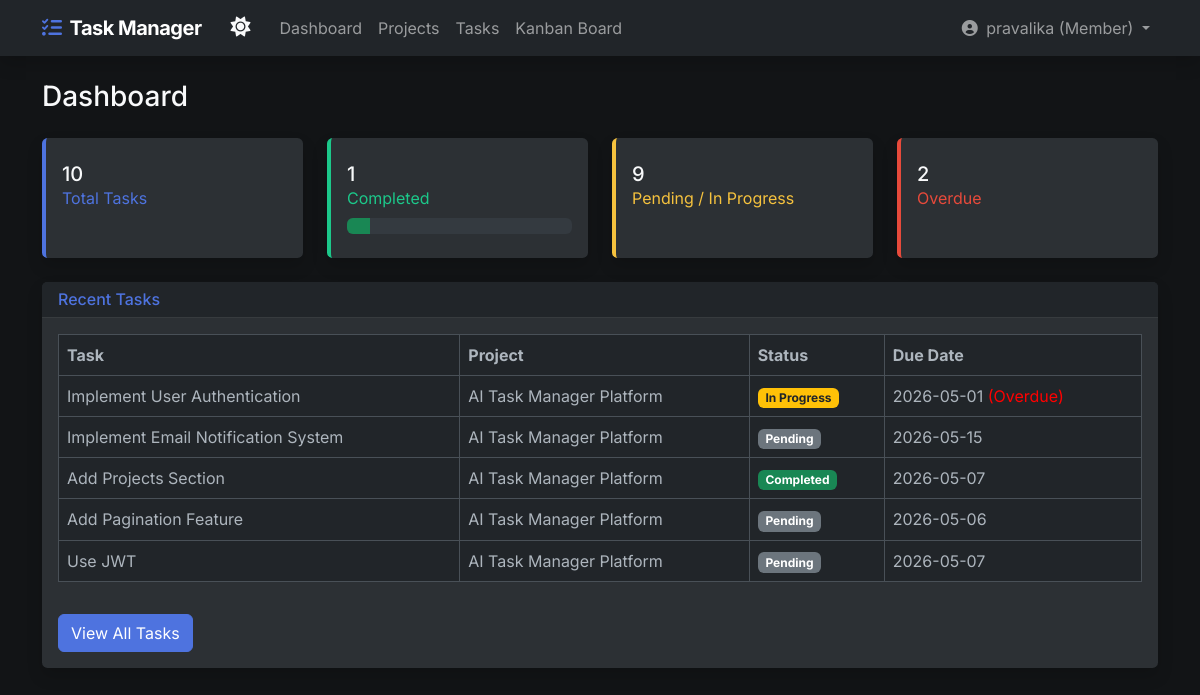
Page /dashboard (signed in) on the committed database.
### models.py (models this page shows, shortened)
class User(db.Model):
    id = db.Column(db.Integer, primary_key=True)
    username = db.Column(db.String(50), unique=True, nullable=False)
    email = db.Column(db.String(120), unique=True, nullable=False)
    password = db.Column(db.String(255), nullable=False)
    role = db.Column(db.String(20), nullable=False, default='Member') # Admin or Member
    tasks = db.relationship('Task', backref='assignee', lazy=True)
    projects = db.relationship('Project', secondary=project_members, back_populates='members')

class Task(db.Model):
    id = db.Column(db.Integer, primary_key=True)
    title = db.Column(db.String(100), nullable=False)
    description = db.Column(db.Text, nullable=True)
    due_date = db.Column(db.Date, nullable=False)
    status = db.Column(db.String(20), nullable=False, default='Pending') # Pending, In Progress, Completed
    project_id = db.Column(db.Integer, db.ForeignKey('project.id'), nullable=False)
    user_id = db.Column(db.Integer, db.ForeignKey('user.id'), nullable=True)

class Project(db.Model):
    id = db.Column(db.Integer, primary_key=True)
    name = db.Column(db.String(100), nullable=False)
    description = db.Column(db.Text, nullable=True)
    created_at = db.Column(db.DateTime, default=datetime.utcnow)
    admin_id = db.Column(db.Integer, db.ForeignKey('user.id'), nullable=False)
    tasks = db.relationship('Task', backref='project', lazy=True, cascade='all, delete-orphan')
    members = db.relationship('User', secondary=project_members, back_populates='projects')

### routes/dashboard.py (the view)
@dashboard_bp.route('/dashboard')
def dashboard():
    if not g.user:
        return redirect(url_for('auth.login'))
    if g.user.role == 'Admin':
        tasks = Task.query.all()
    else:
        tasks = Task.query.filter_by(user_id=g.user.id).all()
    total_tasks = len(tasks)
    completed_tasks = len([t for t in tasks if t.status == 'Completed'])
    pending_tasks = len([t for t in tasks if t.status in ['Pending', 'In Progress']])
    today = date.today()
    overdue_tasks = len([t for t in tasks if t.due_date < today and t.status != 'Completed'])
    progress = 0
    if total_tasks > 0:
        progress = int((completed_tasks / total_tasks) * 100)
    recent_tasks = tasks[:5] if tasks else []
    return render_template('dashboard.html',
        total=total_tasks, completed=completed_tasks,
        pending=pending_tasks, overdue=overdue_tasks,
        progress=progress, recent_tasks=recent_tasks, today=today)

### templates/dashboard.html
{% extends 'base.html' %}
{% block content %}
<div class="d-sm-flex align-items-center justify-content-between mb-4">
    <h1 class="h3 mb-0 text-gray-800">Dashboard</h1>
</div>
<div class="row">
    <div class="col-xl-3 col-md-6 mb-4">
        <div class="card border-left-primary shadow h-100 py-2">
            <div class="card-body">
                <div class="h5 mb-0 font-weight-bold text-gray-800">{{ total }}</div>
                <div class="text-xs text-primary">Total Tasks</div>
            </div>
        </div>
    </div>
    <div class="col-xl-3 col-md-6 mb-4">
        <div class="card border-left-success shadow h-100 py-2">
            <div class="card-body">
                <div class="h5 mb-0 font-weight-bold text-gray-800">{{ completed }}</div>
                <div class="text-xs text-success">Completed</div>
                <div class="progress mt-2">
                    <div class="progress-bar bg-success" style="width: {{ progress }}%"></div>
                </div>
            </div>
        </div>
    </div>
    <div class="col-xl-3 col-md-6 mb-4">
        <div class="card border-left-warning shadow h-100 py-2">
            <div class="card-body">
                <div class="h5 mb-0 font-weight-bold text-gray-800">{{ pending }}</div>
                <div class="text-xs text-warning">Pending / In Progress</div>
            </div>
        </div>
    </div>
    <div class="col-xl-3 col-md-6 mb-4">
        <div class="card border-left-danger shadow h-100 py-2">
            <div class="card-body">
                <div class="h5 mb-0 font-weight-bold text-gray-800">{{ overdue }}</div>
                <div class="text-xs text-danger">Overdue</div>
            </div>
        </div>
    </div>
</div>
<div class="card shadow mb-4">
    <div class="card-header">
        <h6 class="m-0 font-weight-bold text-primary">Recent Tasks</h6>
    </div>
    <div class="card-body">
        {% if recent_tasks %}
        <div class="table-responsive">
            <table class="table table-bordered">
                <thead>
                    <tr>
                        <th>Task</th>
                        <th>Project</th>
                        <th>Status</th>
                        <th>Due Date</th>
                    </tr>
                </thead>
                <tbody>
                    {% for task in recent_tasks %}
                    <tr {% if task.due_date < today and task.status !='Completed' %}style="background:#ffe6e6;" {% endif
                        %}>
                        <td>{{ task.title }}</td>
                        <td>{{ task.project.name }}</td>
                        <td>
                            {% if task.status == 'Completed' %}
                            <span class="badge bg-success">Completed</span>
                            {% elif task.status == 'In Progress' %}
                            <span class="badge bg-warning text-dark">In Progress</span>
                            {% else %}
                            <span class="badge bg-secondary">Pending</span>
                            {% endif %}
                        </td>
                        <td>
                            {{ task.due_date.strftime('%Y-%m-%d') }}
                            {% if task.due_date < today and task.status !='Completed' %} <span style="color:red;">
                                (Overdue)</span>
                                {% endif %}
                        </td>
                    </tr>
                    {% endfor %}
                </tbody>
            </table>
        </div>
        <a href="{{ url_for('tasks.list_tasks') }}" class="btn btn-primary mt-3">View All Tasks</a>
        {% else %}
        <p>No tasks available</p>
        {% endif %}
    </div>
</div>
{% endblock %}

### templates/base.html (shortened to what this page needs)
<!DOCTYPE html>
<html lang="en" data-bs-theme="dark">
<head>
    <link href="https://cdn.jsdelivr.net/npm/bootstrap@5.3.0/dist/css/bootstrap.min.css" rel="stylesheet">
    <link href="https://cdnjs.cloudflare.com/ajax/libs/font-awesome/6.0.0/css/all.min.css" rel="stylesheet">
    <link href="{{ url_for('static', filename='css/style.css') }}" rel="stylesheet">
</head>
<body>
    <nav class="navbar navbar-expand-lg navbar-dark bg-dark mb-4 shadow">
        <div class="container">
            <a class="navbar-brand" href="{{ url_for('dashboard.dashboard') }}"><i class="fas fa-tasks text-primary me-2"></i>Task Manager</a>
            <div class="d-flex align-items-center">
                <button class="btn btn-link text-light text-decoration-none me-2" id="theme-toggle" title="Toggle Theme">
                    <i class="fas fa-moon fs-5" id="theme-icon"></i>
                </button>
            </div>
            <div class="collapse navbar-collapse" id="navbarNav">
                {% if g.user %}
                <ul class="navbar-nav me-auto">
                    <li class="nav-item">
                        <a class="nav-link" href="{{ url_for('dashboard.dashboard') }}">Dashboard</a>
                    </li>
                    <li class="nav-item">
                        <a class="nav-link" href="{{ url_for('projects.list_projects') }}">Projects</a>
                    </li>
                    <li class="nav-item">
                        <a class="nav-link" href="{{ url_for('tasks.list_tasks') }}">Tasks</a>
                    </li>
                    <li class="nav-item">
                        <a class="nav-link" href="{{ url_for('tasks.kanban') }}">Kanban Board</a>
                    </li>
                </ul>
                <ul class="navbar-nav">
                    <li class="nav-item dropdown">
                        <a class="nav-link dropdown-toggle" href="#" id="navbarDropdown" role="button" data-bs-toggle="dropdown">
                            <i class="fas fa-user-circle me-1"></i> {{ g.user.username }} ({{ g.user.role }})
                        </a>
                    </li>
                </ul>
                {% else %}
                <ul class="navbar-nav ms-auto">
                    <li class="nav-item"><a class="nav-link" href="{{ url_for('auth.login') }}">Login</a></li>
                    <li class="nav-item"><a class="nav-link" href="{{ url_for('auth.signup') }}">Sign Up</a></li>
                </ul>
                {% endif %}
            </div>
        </div>
    </nav>
    <div class="container pb-5">
        {% block content %}{% endblock %}
    </div>
</body>
</html>

### static/css/style.css (style rules this page uses)
body { background-color: #f8f9fc; font-family: 'Inter', sans-serif; }
.card { border: none; box-shadow: 0 0.15rem 1.75rem 0 rgba(58, 59, 69, 0.15); border-radius: 0.35rem; }
.border-left-primary { border-left: 0.25rem solid #4e73df !important; }
.border-left-success { border-left: 0.25rem solid #1cc88a !important; }
.border-left-warning { border-left: 0.25rem solid #f6c23e !important; }
.border-left-danger { border-left: 0.25rem solid #e74a3b !important; }
.text-primary { color: #4e73df !important; }
.text-success { color: #1cc88a !important; }
.text-warning { color: #f6c23e !important; }
.text-danger { color: #e74a3b !important; }
.navbar-brand { font-weight: 700; letter-spacing: -0.5px; }
.btn-primary { background-color: #4e73df; border-color: #4e73df; }
[data-bs-theme="dark"] body { background-color: #121416; }
[data-bs-theme="dark"] .text-gray-800 { color: #f8f9fa !important; }
[data-bs-theme="dark"] .card { background-color: #2c3034; border-color: #373b3e; }
[data-bs-theme="dark"] .card-header { background-color: #212529; border-bottom-color: #373b3e; }
[data-bs-theme="dark"] .table { color: #f8f9fa; }

### rows in the picture
User: user.username "pravalika", user.role "Member"
Task: title "Implement User Authentication", project.name "AI Task Manager Platform", status "In Progress", due_date "2026-05-01"
Task: title "Implement Email Notification System", project.name "AI Task Manager Platform", status "Pending", due_date "2026-05-15"
Task: title "Add Projects Section", project.name "AI Task Manager Platform", status "Completed", due_date "2026-05-07"
Task: title "Add Pagination Feature", project.name "AI Task Manager Platform", status "Pending", due_date "2026-05-06"
Task: title "Use JWT", project.name "AI Task Manager Platform", status "Pending", due_date "2026-05-07"

### other values in the picture
{{ total }} "10"
{{ completed }} "1"
{{ pending }} "9"
{{ overdue }} "2"
